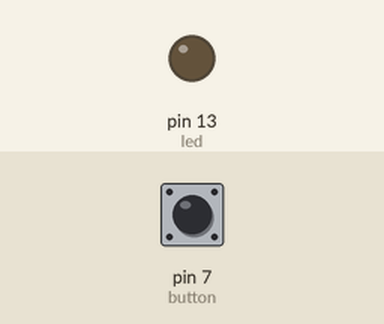
Recording of a sketch running on a simulated Arduino Uno, built with avr-gcc and run on an emulated ATmega328P. Parts: output pins drawn as LEDs (lit = HIGH). The inputs (shaded band) are chosen by the test bench; at power-on: pin 7 (button) LOW.

Above: at 1.2 s.
1.3 s: pin 7 (button) pulled HIGH for 0.15 s
At 1.37 s:
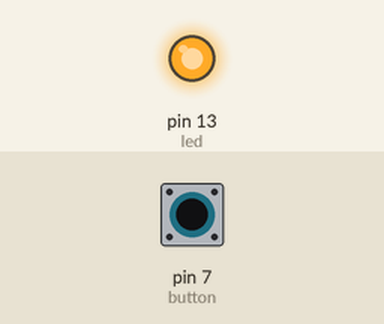
2.9 s: pin 7 (button) pulled HIGH for 3.2 s
At 7.1 s:
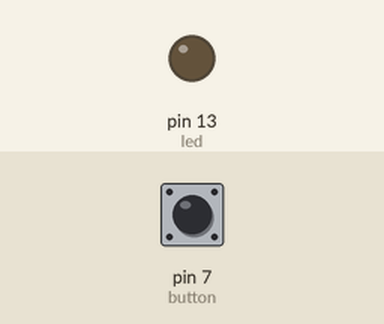
Timing chart, 0 to 8.6 s (numbered marks = the images above; inputs shaded):
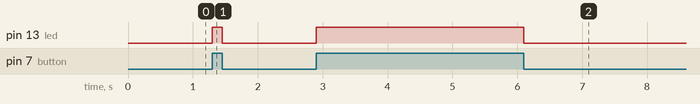

Measured:
- after the input at 1.3 s, pin 13 (led): LOW → HIGH at once, → LOW 0.15 s later
- after the input at 2.9 s, pin 13 (led): LOW → HIGH at once, → LOW 3.2 s later

The sketch:

boton_basic.ino
```cpp
int button = 7;
int led = 13;

int value;

void setup() {
  Serial.begin(9600);

  pinMode(button, INPUT);
  pinMode(led, OUTPUT);
}

void loop() {
  //digitalWrite(outputPin, digitalRead(inputPin));
  value = digitalRead(button);
  if (value  == HIGH) {
    digitalWrite(led,HIGH);
  }else{
    digitalWrite(led,LOW);
  }

}
```
